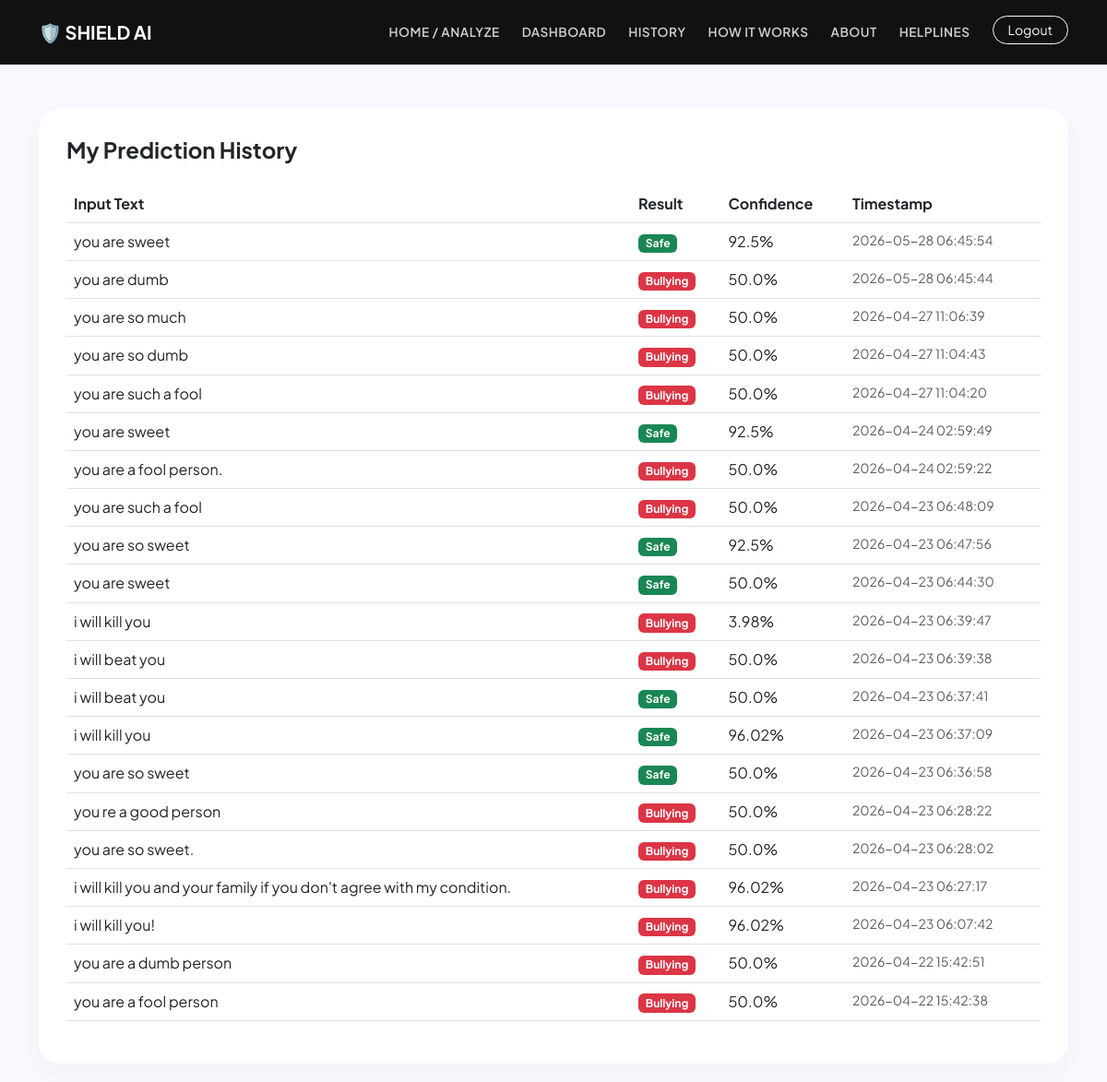
The app's page /history (signed in) with its own data.
### tables this page shows
CREATE TABLE history 
                        (id INTEGER PRIMARY KEY, username TEXT, text TEXT, result TEXT, score REAL, timestamp DATETIME DEFAULT CURRENT_TIMESTAMP);

### app.py (the view)
@app.route('/history')
def history():
    if 'user' not in session: return redirect(url_for('login'))
    with sqlite3.connect('users.db') as conn:
        data = conn.execute("SELECT text, result, score, timestamp FROM history WHERE username = ? ORDER BY timestamp DESC", (session['user'],)).fetchall()
    return render_template('history.html', scans=data)

### templates/history.html
{% extends "base.html" %}
{% block content %}
<div class="bento-card">
    <h4 class="fw-bold mb-4">My Prediction History</h4>
    <div class="table-responsive">
        <table class="table table-hover">
            <thead>
                <tr>
                    <th>Input Text</th>
                    <th>Result</th>
                    <th>Confidence</th>
                    <th>Timestamp</th>
                </tr>
            </thead>
            <tbody>
                {% for scan in scans %}
                <tr>
                    <td>{{ scan[0] }}</td>
                    <td><span class="badge {{ 'bg-danger' if scan[1] == 'Bullying' else 'bg-success' }}">{{ scan[1] }}</span></td>
                    <td>{{ scan[2] }}%</td>
                    <td class="text-muted small">{{ scan[3] }}</td>
                </tr>
                {% endfor %}
            </tbody>
        </table>
    </div>
</div>
{% endblock %}

### templates/base.html (shortened to what this page needs)
<!DOCTYPE html>
<html>
<head>
    <link href="https://cdn.jsdelivr.net/npm/bootstrap@5.3.0/dist/css/bootstrap.min.css" rel="stylesheet">
    <link rel="stylesheet" href="https://cdnjs.cloudflare.com/ajax/libs/font-awesome/6.4.0/css/all.min.css">
</head>
<body>
    <nav class="navbar navbar-expand-lg navbar-dark sticky-top">
        <div class="container">
            <a class="navbar-brand fw-bold" href="/index">🛡️ SHIELD AI</a>
            <div class="collapse navbar-collapse" id="navbarNav">
                <ul class="navbar-nav ms-auto gap-2">
                    <li class="nav-item"><a class="nav-link" href="/index">Home / Analyze</a></li>
                    <li class="nav-item"><a class="nav-link" href="/dashboard">Dashboard</a></li>
                    <li class="nav-item"><a class="nav-link" href="/history">History</a></li>
                    <li class="nav-item"><a class="nav-link" href="/how-it-works">How It Works</a></li>
                    <li class="nav-item"><a class="nav-link" href="/about">About</a></li>
                    <li class="nav-item"><a class="nav-link text-warning" href="/contact">Helplines</a></li>
                    <li class="nav-item"><a class="btn btn-sm btn-outline-light rounded-pill px-3 ms-2" href="/logout">Logout</a></li>
                </ul>
            </div>
        </div>
    </nav>
    <div class="container mt-5">
        {% block content %}{% endblock %}
    </div>
</body>
</html>

### templates/base.html (style rules this page uses)
:root { --primary: #6a11cb; --secondary: #2575fc; --bg: #f8f9ff; }
body { background-color: var(--bg); font-family: 'Plus Jakarta Sans', sans-serif; }
.navbar { background: #111; padding: 15px 0; }
.nav-link { font-weight: 600; font-size: 0.85rem; color: #fff !important; opacity: 0.8; text-transform: uppercase; letter-spacing: 0.5px; }
.bento-card { background: white; border-radius: 24px; border: none; box-shadow: 0 10px 30px rgba(0,0,0,0.03); padding: 30px; margin-bottom: 20px; }

### records on screen
history: text "you are sweet", result "Safe", score "92.5", timestamp "2026-05-28 06:45:54"
history: text "you are dumb", result "Bullying", score "50.0", timestamp "2026-05-28 06:45:44"
history: text "you are so much", result "Bullying", score "50.0", timestamp "2026-04-27 11:06:39"
history: text "you are so dumb", result "Bullying", score "50.0", timestamp "2026-04-27 11:04:43"
history: text "you are such a fool", result "Bullying", score "50.0", timestamp "2026-04-27 11:04:20"
history: text "you are sweet", result "Safe", score "92.5", timestamp "2026-04-24 02:59:49"
history: text "you are a fool person.", result "Bullying", score "50.0", timestamp "2026-04-24 02:59:22"
history: text "you are such a fool", result "Bullying", score "50.0", timestamp "2026-04-23 06:48:09"
history: text "you are so sweet", result "Safe", score "92.5", timestamp "2026-04-23 06:47:56"
history: text "you are sweet", result "Safe", score "50.0", timestamp "2026-04-23 06:44:30"
history: text "i will kill you", result "Bullying", score "3.98", timestamp "2026-04-23 06:39:47"
history: text "i will beat you", result "Bullying", score "50.0", timestamp "2026-04-23 06:39:38"
history: text "i will beat you", result "Safe", score "50.0", timestamp "2026-04-23 06:37:41"
history: text "i will kill you", result "Safe", score "96.02", timestamp "2026-04-23 06:37:09"
history: text "you are so sweet", result "Safe", score "50.0", timestamp "2026-04-23 06:36:58"
history: text "you re a good person", result "Bullying", score "50.0", timestamp "2026-04-23 06:28:22"
history: text "you are so sweet.", result "Bullying", score "50.0", timestamp "2026-04-23 06:28:02"
history: text "i will kill you and your family if you don't agree with my condition.", result "Bullying", score "96.02", timestamp "2026-04-23 06:27:17"
history: text "i will kill you!", result "Bullying", score "96.02", timestamp "2026-04-23 06:07:42"
history: text "you are a dumb person", result "Bullying", score "50.0", timestamp "2026-04-22 15:42:51"
history: text "you are a fool person", result "Bullying", score "50.0", timestamp "2026-04-22 15:42:38"
